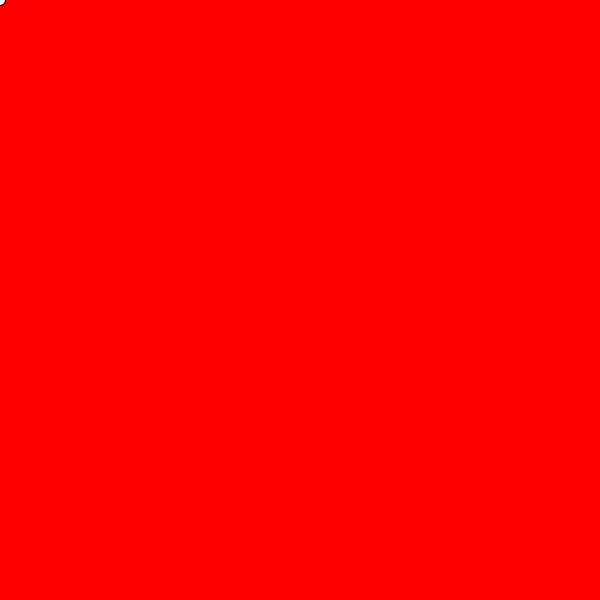
Frame 1 (no input)
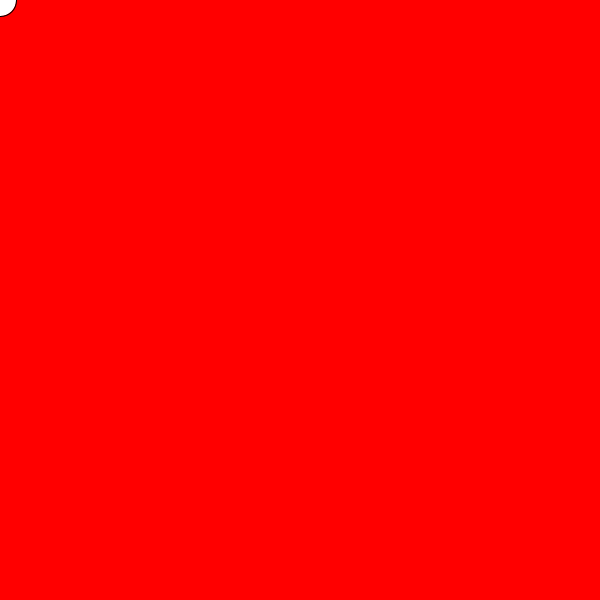
Frame 60 (the mouse pressed at the canvas centre just before this capture)
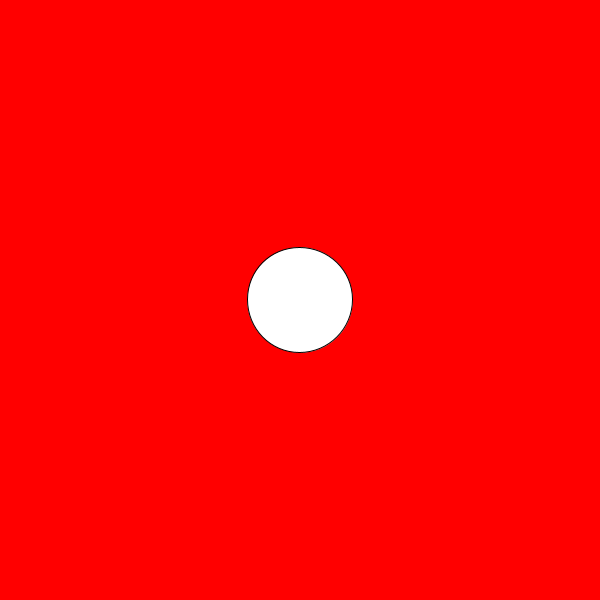
Frame 120 (the mouse held since frame 60 and released just before this capture)

The Processing sketch that drew these frames (run headless with seeded random() and noise(); from frame 60 on, the mouse is pressed at the canvas centre):

// Processing sketch: processing_2325
// ── processing_2325.pde

//fijo las variables
int circleSize=0;
float circleX=10;
float circleY=10;

//el tamaño de la pantalla
void setup(){
  size(600,600);
}
//círculo que varía de tamaño
void draw(){
  background(255,0,0,100);
  ellipse(mouseX,mouseY,circleX,circleY);
  
  circleX=circleX*1.02;
  circleY=circleY*1.02;
}
